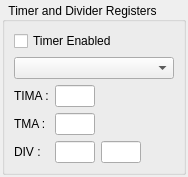
<?xml version="1.0" encoding="UTF-8"?>
<ui version="4.0">
 <class>TimerWidget</class>
 <widget class="QWidget" name="TimerWidget">
  <property name="geometry">
   <rect>
    <x>0</x>
    <y>0</y>
    <width>174</width>
    <height>162</height>
   </rect>
  </property>
  <property name="sizePolicy">
   <sizepolicy hsizetype="Minimum" vsizetype="Minimum">
    <horstretch>0</horstretch>
    <verstretch>0</verstretch>
   </sizepolicy>
  </property>
  <property name="windowTitle">
   <string>Form</string>
  </property>
  <layout class="QVBoxLayout" name="verticalLayout">
   <property name="spacing">
    <number>6</number>
   </property>
   <property name="leftMargin">
    <number>2</number>
   </property>
   <property name="topMargin">
    <number>2</number>
   </property>
   <property name="rightMargin">
    <number>2</number>
   </property>
   <property name="bottomMargin">
    <number>2</number>
   </property>
   <item>
    <widget class="QGroupBox" name="groupBox">
     <property name="title">
      <string>  Timer and Divider Registers</string>
     </property>
     <property name="alignment">
      <set>Qt::AlignLeading|Qt::AlignLeft|Qt::AlignVCenter</set>
     </property>
     <layout class="QVBoxLayout" name="verticalLayout_2">
      <item>
       <widget class="QCheckBox" name="timer_enabled_checkBox">
        <property name="text">
         <string>Timer Enabled</string>
        </property>
       </widget>
      </item>
      <item>
       <widget class="QComboBox" name="tima_speed_comboBox">
        <property name="currentIndex">
         <number>-1</number>
        </property>
       </widget>
      </item>
      <item>
       <layout class="QFormLayout" name="formLayout">
        <item row="0" column="0">
         <widget class="QLabel" name="tima_label">
          <property name="text">
           <string>TIMA :</string>
          </property>
         </widget>
        </item>
        <item row="1" column="0">
         <widget class="QLabel" name="tma_label">
          <property name="text">
           <string>TMA :</string>
          </property>
         </widget>
        </item>
        <item row="0" column="1">
         <widget class="QLineEdit" name="tima_lineEdit">
          <property name="sizePolicy">
           <sizepolicy hsizetype="Fixed" vsizetype="Fixed">
            <horstretch>0</horstretch>
            <verstretch>0</verstretch>
           </sizepolicy>
          </property>
          <property name="maximumSize">
           <size>
            <width>40</width>
            <height>16777215</height>
           </size>
          </property>
          <property name="font">
           <font>
            <family>Courier New</family>
           </font>
          </property>
          <property name="alignment">
           <set>Qt::AlignCenter</set>
          </property>
         </widget>
        </item>
        <item row="1" column="1">
         <widget class="QLineEdit" name="tma_lineEdit">
          <property name="sizePolicy">
           <sizepolicy hsizetype="Fixed" vsizetype="Fixed">
            <horstretch>0</horstretch>
            <verstretch>0</verstretch>
           </sizepolicy>
          </property>
          <property name="maximumSize">
           <size>
            <width>40</width>
            <height>16777215</height>
           </size>
          </property>
          <property name="font">
           <font>
            <family>Courier New</family>
           </font>
          </property>
          <property name="alignment">
           <set>Qt::AlignCenter</set>
          </property>
         </widget>
        </item>
        <item row="2" column="0">
         <widget class="QLabel" name="div_label">
          <property name="text">
           <string>DIV :</string>
          </property>
         </widget>
        </item>
        <item row="2" column="1">
         <layout class="QHBoxLayout" name="horizontalLayout">
          <item>
           <widget class="QLineEdit" name="div_high_lineEdit">
            <property name="sizePolicy">
             <sizepolicy hsizetype="Fixed" vsizetype="Fixed">
              <horstretch>0</horstretch>
              <verstretch>0</verstretch>
             </sizepolicy>
            </property>
            <property name="maximumSize">
             <size>
              <width>40</width>
              <height>16777215</height>
             </size>
            </property>
            <property name="font">
             <font>
              <family>Courier New</family>
             </font>
            </property>
            <property name="alignment">
             <set>Qt::AlignCenter</set>
            </property>
            <property name="readOnly">
             <bool>true</bool>
            </property>
           </widget>
          </item>
          <item>
           <widget class="QLineEdit" name="div_low_lineEdit">
            <property name="sizePolicy">
             <sizepolicy hsizetype="Fixed" vsizetype="Fixed">
              <horstretch>0</horstretch>
              <verstretch>0</verstretch>
             </sizepolicy>
            </property>
            <property name="maximumSize">
             <size>
              <width>40</width>
              <height>16777215</height>
             </size>
            </property>
            <property name="font">
             <font>
              <family>Courier New</family>
             </font>
            </property>
            <property name="alignment">
             <set>Qt::AlignCenter</set>
            </property>
            <property name="readOnly">
             <bool>true</bool>
            </property>
           </widget>
          </item>
         </layout>
        </item>
       </layout>
      </item>
     </layout>
    </widget>
   </item>
  </layout>
 </widget>
 <resources/>
 <connections/>
</ui>
